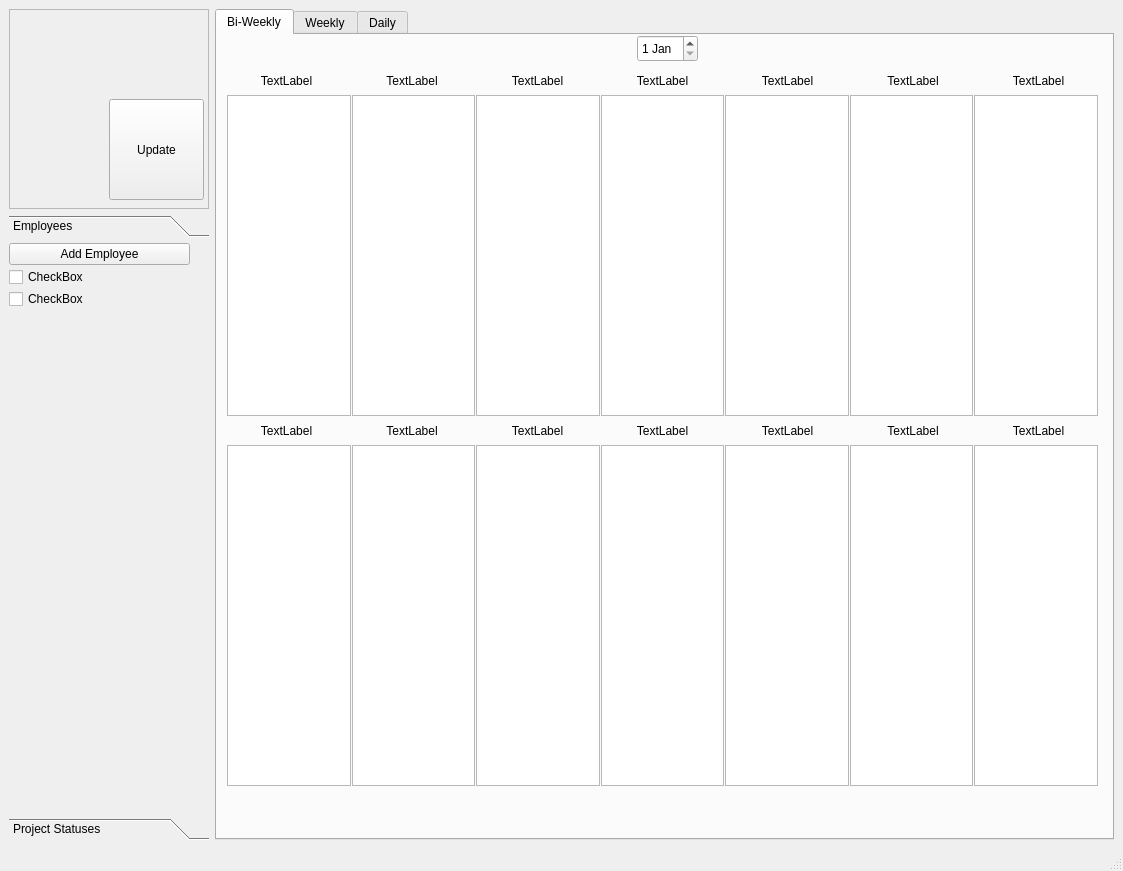
<?xml version="1.0" encoding="UTF-8"?>
<ui version="4.0">
 <class>MainWindow</class>
 <widget class="QMainWindow" name="MainWindow">
  <property name="geometry">
   <rect>
    <x>0</x>
    <y>0</y>
    <width>1123</width>
    <height>871</height>
   </rect>
  </property>
  <property name="sizePolicy">
   <sizepolicy hsizetype="Fixed" vsizetype="Fixed">
    <horstretch>0</horstretch>
    <verstretch>0</verstretch>
   </sizepolicy>
  </property>
  <property name="minimumSize">
   <size>
    <width>1123</width>
    <height>871</height>
   </size>
  </property>
  <property name="maximumSize">
   <size>
    <width>1123</width>
    <height>871</height>
   </size>
  </property>
  <property name="windowTitle">
   <string>MainWindow</string>
  </property>
  <widget class="QWidget" name="centralwidget">
   <layout class="QHBoxLayout" name="horizontalLayout">
    <item>
     <layout class="QVBoxLayout" name="verticalLayout">
      <item>
       <widget class="QFrame" name="frame_2">
        <property name="sizePolicy">
         <sizepolicy hsizetype="Fixed" vsizetype="Fixed">
          <horstretch>0</horstretch>
          <verstretch>0</verstretch>
         </sizepolicy>
        </property>
        <property name="minimumSize">
         <size>
          <width>200</width>
          <height>200</height>
         </size>
        </property>
        <property name="frameShape">
         <enum>QFrame::StyledPanel</enum>
        </property>
        <property name="frameShadow">
         <enum>QFrame::Raised</enum>
        </property>
        <widget class="QPushButton" name="pushButton">
         <property name="geometry">
          <rect>
           <x>100</x>
           <y>90</y>
           <width>95</width>
           <height>101</height>
          </rect>
         </property>
         <property name="text">
          <string>Update</string>
         </property>
        </widget>
       </widget>
      </item>
      <item>
       <widget class="QToolBox" name="toolBox">
        <property name="sizePolicy">
         <sizepolicy hsizetype="Fixed" vsizetype="Expanding">
          <horstretch>0</horstretch>
          <verstretch>0</verstretch>
         </sizepolicy>
        </property>
        <property name="minimumSize">
         <size>
          <width>200</width>
          <height>600</height>
         </size>
        </property>
        <property name="autoFillBackground">
         <bool>true</bool>
        </property>
        <property name="currentIndex">
         <number>0</number>
        </property>
        <widget class="QWidget" name="page_3">
         <property name="geometry">
          <rect>
           <x>0</x>
           <y>0</y>
           <width>200</width>
           <height>542</height>
          </rect>
         </property>
         <attribute name="label">
          <string>Employees</string>
         </attribute>
         <widget class="QWidget" name="formLayoutWidget">
          <property name="geometry">
           <rect>
            <x>0</x>
            <y>0</y>
            <width>181</width>
            <height>531</height>
           </rect>
          </property>
          <layout class="QFormLayout" name="formLayout">
           <property name="verticalSpacing">
            <number>2</number>
           </property>
           <item row="0" column="0" colspan="2">
            <widget class="QPushButton" name="pushButton_2">
             <property name="text">
              <string>Add Employee</string>
             </property>
            </widget>
           </item>
           <item row="1" column="0" colspan="2">
            <widget class="QCheckBox" name="checkBox">
             <property name="text">
              <string>CheckBox</string>
             </property>
            </widget>
           </item>
           <item row="2" column="0" colspan="2">
            <widget class="QCheckBox" name="checkBox_2">
             <property name="text">
              <string>CheckBox</string>
             </property>
            </widget>
           </item>
          </layout>
         </widget>
        </widget>
        <widget class="QWidget" name="page_4">
         <property name="geometry">
          <rect>
           <x>0</x>
           <y>0</y>
           <width>200</width>
           <height>542</height>
          </rect>
         </property>
         <attribute name="label">
          <string>Project Statuses</string>
         </attribute>
         <widget class="QWidget" name="formLayoutWidget_2">
          <property name="geometry">
           <rect>
            <x>0</x>
            <y>0</y>
            <width>181</width>
            <height>531</height>
           </rect>
          </property>
          <layout class="QFormLayout" name="formLayout_2">
           <property name="fieldGrowthPolicy">
            <enum>QFormLayout::AllNonFixedFieldsGrow</enum>
           </property>
           <property name="verticalSpacing">
            <number>2</number>
           </property>
           <item row="0" column="0" colspan="2">
            <widget class="QPushButton" name="pushButton_3">
             <property name="text">
              <string>Add Status</string>
             </property>
            </widget>
           </item>
           <item row="1" column="0" colspan="2">
            <widget class="QCheckBox" name="checkBox_3">
             <property name="text">
              <string>CheckBox</string>
             </property>
            </widget>
           </item>
           <item row="2" column="0" colspan="2">
            <widget class="QCheckBox" name="checkBox_4">
             <property name="text">
              <string>CheckBox</string>
             </property>
            </widget>
           </item>
          </layout>
         </widget>
        </widget>
       </widget>
      </item>
     </layout>
    </item>
    <item>
     <layout class="QGridLayout" name="gridLayout">
      <item row="1" column="0">
       <widget class="QTabWidget" name="tabWidget">
        <property name="currentIndex">
         <number>0</number>
        </property>
        <widget class="QWidget" name="tab">
         <attribute name="title">
          <string>Bi-Weekly</string>
         </attribute>
         <widget class="QDateEdit" name="dateEdit_3">
          <property name="geometry">
           <rect>
            <x>420</x>
            <y>0</y>
            <width>61</width>
            <height>27</height>
           </rect>
          </property>
          <property name="displayFormat">
           <string>d MMM</string>
          </property>
         </widget>
         <widget class="QWidget" name="horizontalLayoutWidget_4">
          <property name="geometry">
           <rect>
            <x>10</x>
            <y>30</y>
            <width>871</width>
            <height>31</height>
           </rect>
          </property>
          <layout class="QHBoxLayout" name="horizontalLayout_5">
           <item>
            <widget class="QLabel" name="label_8">
             <property name="text">
              <string>TextLabel</string>
             </property>
             <property name="alignment">
              <set>Qt::AlignCenter</set>
             </property>
            </widget>
           </item>
           <item>
            <widget class="QLabel" name="label_9">
             <property name="text">
              <string>TextLabel</string>
             </property>
             <property name="alignment">
              <set>Qt::AlignCenter</set>
             </property>
            </widget>
           </item>
           <item>
            <widget class="QLabel" name="label_10">
             <property name="text">
              <string>TextLabel</string>
             </property>
             <property name="alignment">
              <set>Qt::AlignCenter</set>
             </property>
            </widget>
           </item>
           <item>
            <widget class="QLabel" name="label_11">
             <property name="text">
              <string>TextLabel</string>
             </property>
             <property name="alignment">
              <set>Qt::AlignCenter</set>
             </property>
            </widget>
           </item>
           <item>
            <widget class="QLabel" name="label_12">
             <property name="text">
              <string>TextLabel</string>
             </property>
             <property name="alignment">
              <set>Qt::AlignCenter</set>
             </property>
            </widget>
           </item>
           <item>
            <widget class="QLabel" name="label_13">
             <property name="text">
              <string>TextLabel</string>
             </property>
             <property name="alignment">
              <set>Qt::AlignCenter</set>
             </property>
            </widget>
           </item>
           <item>
            <widget class="QLabel" name="label_14">
             <property name="text">
              <string>TextLabel</string>
             </property>
             <property name="alignment">
              <set>Qt::AlignCenter</set>
             </property>
            </widget>
           </item>
          </layout>
         </widget>
         <widget class="QWidget" name="horizontalLayoutWidget_5">
          <property name="geometry">
           <rect>
            <x>10</x>
            <y>380</y>
            <width>871</width>
            <height>31</height>
           </rect>
          </property>
          <layout class="QHBoxLayout" name="horizontalLayout_6">
           <item>
            <widget class="QLabel" name="label_15">
             <property name="text">
              <string>TextLabel</string>
             </property>
             <property name="alignment">
              <set>Qt::AlignCenter</set>
             </property>
            </widget>
           </item>
           <item>
            <widget class="QLabel" name="label_16">
             <property name="text">
              <string>TextLabel</string>
             </property>
             <property name="alignment">
              <set>Qt::AlignCenter</set>
             </property>
            </widget>
           </item>
           <item>
            <widget class="QLabel" name="label_17">
             <property name="text">
              <string>TextLabel</string>
             </property>
             <property name="alignment">
              <set>Qt::AlignCenter</set>
             </property>
            </widget>
           </item>
           <item>
            <widget class="QLabel" name="label_18">
             <property name="text">
              <string>TextLabel</string>
             </property>
             <property name="alignment">
              <set>Qt::AlignCenter</set>
             </property>
            </widget>
           </item>
           <item>
            <widget class="QLabel" name="label_19">
             <property name="text">
              <string>TextLabel</string>
             </property>
             <property name="alignment">
              <set>Qt::AlignCenter</set>
             </property>
            </widget>
           </item>
           <item>
            <widget class="QLabel" name="label_20">
             <property name="text">
              <string>TextLabel</string>
             </property>
             <property name="alignment">
              <set>Qt::AlignCenter</set>
             </property>
            </widget>
           </item>
           <item>
            <widget class="QLabel" name="label_21">
             <property name="text">
              <string>TextLabel</string>
             </property>
             <property name="alignment">
              <set>Qt::AlignCenter</set>
             </property>
            </widget>
           </item>
          </layout>
         </widget>
         <widget class="QWidget" name="horizontalLayoutWidget_6">
          <property name="geometry">
           <rect>
            <x>10</x>
            <y>60</y>
            <width>871</width>
            <height>321</height>
           </rect>
          </property>
          <layout class="QHBoxLayout" name="horizontalLayout_7">
           <property name="spacing">
            <number>1</number>
           </property>
           <item>
            <widget class="QListWidget" name="listWidget_9"/>
           </item>
           <item>
            <widget class="QListWidget" name="listWidget_10"/>
           </item>
           <item>
            <widget class="QListWidget" name="listWidget_11"/>
           </item>
           <item>
            <widget class="QListWidget" name="listWidget_12"/>
           </item>
           <item>
            <widget class="QListWidget" name="listWidget_13"/>
           </item>
           <item>
            <widget class="QListWidget" name="listWidget_14"/>
           </item>
           <item>
            <widget class="QListWidget" name="listWidget_15"/>
           </item>
          </layout>
         </widget>
         <widget class="QWidget" name="horizontalLayoutWidget_7">
          <property name="geometry">
           <rect>
            <x>10</x>
            <y>410</y>
            <width>871</width>
            <height>341</height>
           </rect>
          </property>
          <layout class="QHBoxLayout" name="horizontalLayout_8">
           <property name="spacing">
            <number>1</number>
           </property>
           <item>
            <widget class="QListWidget" name="listWidget_16"/>
           </item>
           <item>
            <widget class="QListWidget" name="listWidget_17"/>
           </item>
           <item>
            <widget class="QListWidget" name="listWidget_18"/>
           </item>
           <item>
            <widget class="QListWidget" name="listWidget_19"/>
           </item>
           <item>
            <widget class="QListWidget" name="listWidget_20"/>
           </item>
           <item>
            <widget class="QListWidget" name="listWidget_21"/>
           </item>
           <item>
            <widget class="QListWidget" name="listWidget_22"/>
           </item>
          </layout>
         </widget>
        </widget>
        <widget class="QWidget" name="tab_2">
         <attribute name="title">
          <string>Weekly</string>
         </attribute>
         <widget class="QWidget" name="horizontalLayoutWidget_2">
          <property name="geometry">
           <rect>
            <x>10</x>
            <y>30</y>
            <width>871</width>
            <height>31</height>
           </rect>
          </property>
          <layout class="QHBoxLayout" name="horizontalLayout_3">
           <item>
            <widget class="QLabel" name="label_7">
             <property name="text">
              <string>TextLabel</string>
             </property>
             <property name="alignment">
              <set>Qt::AlignCenter</set>
             </property>
            </widget>
           </item>
           <item>
            <widget class="QLabel" name="label_6">
             <property name="text">
              <string>TextLabel</string>
             </property>
             <property name="alignment">
              <set>Qt::AlignCenter</set>
             </property>
            </widget>
           </item>
           <item>
            <widget class="QLabel" name="label_5">
             <property name="text">
              <string>TextLabel</string>
             </property>
             <property name="alignment">
              <set>Qt::AlignCenter</set>
             </property>
            </widget>
           </item>
           <item>
            <widget class="QLabel" name="label_4">
             <property name="text">
              <string>TextLabel</string>
             </property>
             <property name="alignment">
              <set>Qt::AlignCenter</set>
             </property>
            </widget>
           </item>
           <item>
            <widget class="QLabel" name="label_3">
             <property name="text">
              <string>TextLabel</string>
             </property>
             <property name="alignment">
              <set>Qt::AlignCenter</set>
             </property>
            </widget>
           </item>
           <item>
            <widget class="QLabel" name="label_2">
             <property name="text">
              <string>TextLabel</string>
             </property>
             <property name="alignment">
              <set>Qt::AlignCenter</set>
             </property>
            </widget>
           </item>
           <item>
            <widget class="QLabel" name="label">
             <property name="text">
              <string>TextLabel</string>
             </property>
             <property name="alignment">
              <set>Qt::AlignCenter</set>
             </property>
            </widget>
           </item>
          </layout>
         </widget>
         <widget class="QDateEdit" name="dateEdit_2">
          <property name="geometry">
           <rect>
            <x>420</x>
            <y>0</y>
            <width>61</width>
            <height>27</height>
           </rect>
          </property>
          <property name="displayFormat">
           <string>d MMM</string>
          </property>
         </widget>
         <widget class="QWidget" name="horizontalLayoutWidget_3">
          <property name="geometry">
           <rect>
            <x>10</x>
            <y>60</y>
            <width>871</width>
            <height>691</height>
           </rect>
          </property>
          <layout class="QHBoxLayout" name="horizontalLayout_4">
           <property name="spacing">
            <number>1</number>
           </property>
           <item>
            <widget class="QListWidget" name="listWidget_2"/>
           </item>
           <item>
            <widget class="QListWidget" name="listWidget_5"/>
           </item>
           <item>
            <widget class="QListWidget" name="listWidget_6"/>
           </item>
           <item>
            <widget class="QListWidget" name="listWidget_4"/>
           </item>
           <item>
            <widget class="QListWidget" name="listWidget_3"/>
           </item>
           <item>
            <widget class="QListWidget" name="listWidget"/>
           </item>
           <item>
            <widget class="QListWidget" name="listWidget_8"/>
           </item>
          </layout>
         </widget>
        </widget>
        <widget class="QWidget" name="tab_3">
         <attribute name="title">
          <string>Daily</string>
         </attribute>
         <widget class="QWidget" name="horizontalLayoutWidget">
          <property name="geometry">
           <rect>
            <x>10</x>
            <y>30</y>
            <width>871</width>
            <height>721</height>
           </rect>
          </property>
          <layout class="QHBoxLayout" name="horizontalLayout_2">
           <property name="spacing">
            <number>1</number>
           </property>
           <item>
            <widget class="QListWidget" name="listWidget_7"/>
           </item>
          </layout>
         </widget>
         <widget class="QDateEdit" name="dateEdit">
          <property name="geometry">
           <rect>
            <x>420</x>
            <y>0</y>
            <width>61</width>
            <height>27</height>
           </rect>
          </property>
          <property name="displayFormat">
           <string>d MMM</string>
          </property>
         </widget>
        </widget>
       </widget>
      </item>
     </layout>
    </item>
   </layout>
  </widget>
  <widget class="QMenuBar" name="menubar">
   <property name="geometry">
    <rect>
     <x>0</x>
     <y>0</y>
     <width>1123</width>
     <height>23</height>
    </rect>
   </property>
  </widget>
  <widget class="QStatusBar" name="statusbar"/>
 </widget>
 <resources/>
 <connections/>
</ui>
